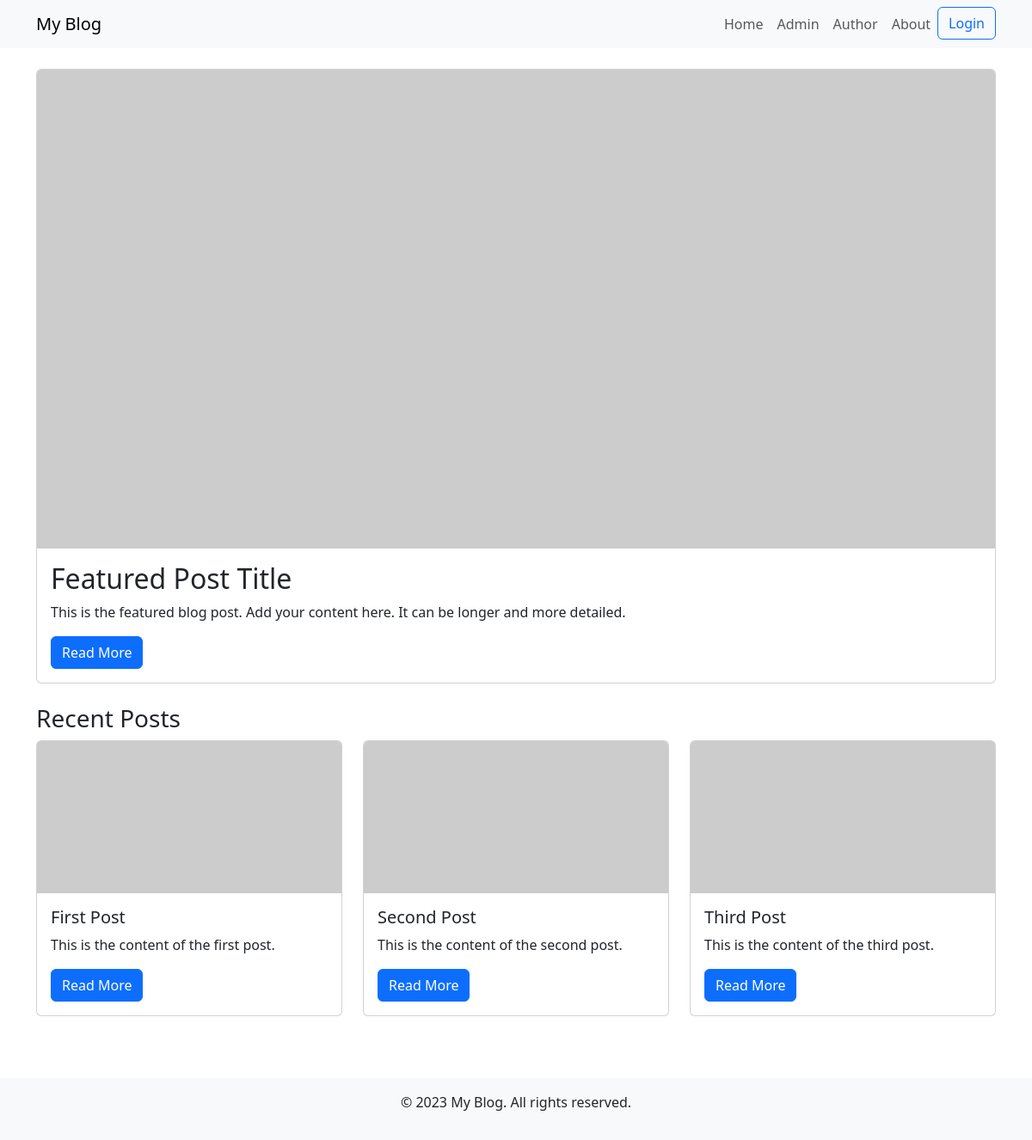
Screenshot of /controller.php with the database file from the repository.
### tables this page shows
CREATE TABLE posts (
    postID INT AUTO_INCREMENT PRIMARY KEY,
    title VARCHAR(255) NOT NULL,
    content TEXT NOT NULL,
    publication_date TIMESTAMP DEFAULT CURRENT_TIMESTAMP,
    userID INT,
    FOREIGN KEY (userID) REFERENCES users(userID)
);

### controller.php (called while the page is built, shortened)
<?php
    include_once "controllers/UserControllers.php";
    include_once "models/PostDAO.php";
    class FrontController {
        public function run(){
            include "template/template.php";
        }
    }
    $controller = new FrontController();
    $controller->run();
?>

### models/PostDAO.php (called while the page is built, shortened)
<?php
   include_once 'Post.php';
    class PostDAO {
        public function getConnection(){
            $mysqli = new mysqli("127.0.0.1", "bloguser", "blogpass", "blogDB");
            return $mysqli;
        }
        public function getPosts(){
            $connection=$this->getConnection();
            $stmt = $connection->prepare("SELECT * FROM posts;");
            $stmt->execute();
            $result = $stmt->get_result();
            while($row = $result->fetch_assoc()){
                $post = new Post();
                $post->load($row);
                $posts[]=$post;
            }
            return $posts;
        }
    }
?>

### models/Post.php (called while the page is built, shortened)
<?php
class Post {
    private $title;
    private $content;
    public function setContent($content){
        $this->content=$content;
    }
    public function getContent(){
        return $this->content;
    }
    public function setTitle($title){
        $this->title=$title;
    }
    public function getTitle(){
        return $this->title;
    }
}
?>

### views/home.php (the view, shortened to what this page needs)
<div class="container mt-4">
    <div class="card mb-4">
        <img src="https://via.placeholder.com/1200x600" class="card-img-top" alt="Featured Image">
        <div class="card-body">
            <h2 class="card-title">Featured Post Title</h2>
            <p class="card-text">This is the featured blog post. Add your content here. It can be longer and more detailed.</p>
            <form action="controller.php" method="GET">
            <button class="btn btn-primary" type="submit" name="page" value="posttemplate">Read More</button>
        </div>
    </div>
</div>
<div class="container mt-4">
    <h3>Recent Posts</h3>
    <div class="row">
    <form action="controller.php" method="GET">
    <?php
    $PostDAO = new PostDAO();
    $posts = $PostDAO->getPosts();
for($index=0;$index<count($posts);$index++){
echo "<div class=\"col-md-4 mb-4\">
<div class=\"card\">
    <img src=\"https://via.placeholder.com/800x400\" class=\"card-img-top\" alt=\"Sample Image\">
    <div class=\"card-body\">
        <h5 class=\"card-title\">".$posts[$index]->getTitle()."</h5>
        <p class=\"card-text\">".$posts[$index]->getContent()."</p>
        <form action=\"controller.php\" method=\"GET\">
        <input type=\"hidden\" name=\"postID\" value=\"".$posts[$index]->getPostID()."\">
        <button class=\"btn btn-primary\" type=\"submit\" name=\"page\" value=\"posttemplate\">Read More</button>
    </div>
</div>
</div>";
}
?>
    </div>
</div>

### template/template.php (shortened to what this page needs)
<!DOCTYPE html>
<html lang="en">
<head>
    <link href="https://cdn.jsdelivr.net/npm/bootstrap@5.3.2/dist/css/bootstrap.min.css" rel="stylesheet">
</head>
<body>
<?php
   include "template/header.php";
    include $content;
   include "template/footer.php";
?>
</body>
</html>

### template/header.php (shortened to what this page needs)
<?php
  if(isset($_SESSION['loggedin'])){
    $status="Logged In";
    $class="disabled";
  }else{
    $status="Login";
    $class="";
  }
?>
<header>
<nav class="navbar navbar-expand-lg navbar-light bg-light">
    <div class="container">
        <a class="navbar-brand" href="controller.php?page=home">My Blog</a>
        <div class="collapse navbar-collapse" id="navbarNav">
            <ul class="navbar-nav ms-auto">
                <li class="nav-item">
                    <a class="nav-link" href="controller.php?page=home">Home</a>
                </li>
                <li class="nav-item">
                    <a class="nav-link" href="controller.php?page=list">Admin</a>
                </li>
                <li class="nav-item">
                    <a class="nav-link" href="controller.php?page=author">Author</a>
                </li>
                <li class="nav-item">
                    <a class="nav-link" href="controller.php?page=about">About</a>
                </li>
                <li class="nav-item">
                    <a class="btn btn-outline-primary <?php echo $class; ?>" href="controller.php?page=login"><?php echo $status; ?></a>
                </li>
            </ul>
        </div>
    </div>
</nav>
</header>

### template/footer.php
<footer class="bg-light text-center p-3 mt-5">
    <p>&copy; 2023 My Blog. All rights reserved.</p>
</footer>

### rows the page displays
posts: title "First Post", content "This is the content of the first post."
posts: title "Second Post", content "This is the content of the second post."
posts: title "Third Post", content "This is the content of the third post."

### other values shown
$status "Login"
